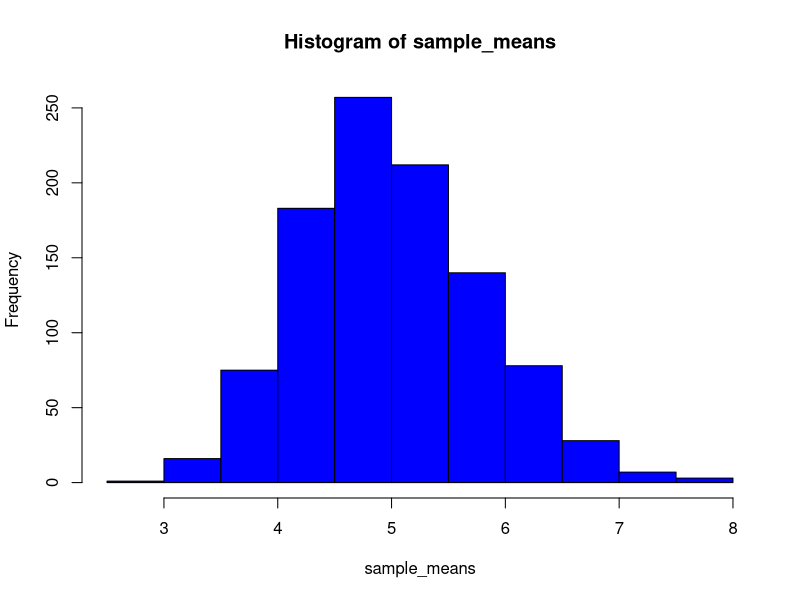
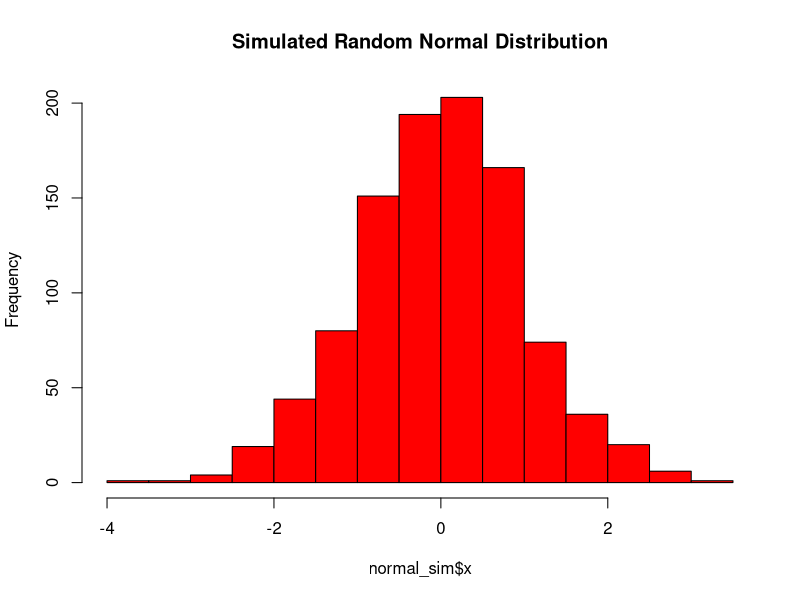
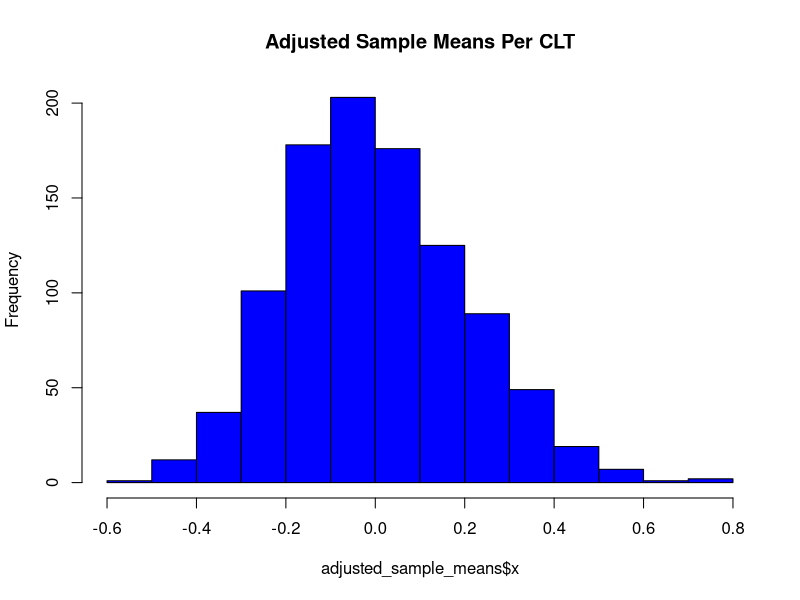

Recreate these plots in R, in order.
## ---- chunk 1
# Setup Code
library(ggplot2)

# Variables
sims <- 1000
lambda <- 0.2
n <- 40

set.seed(3737)


## ---- chunk 2
# Since a matrix fills in a cascade, this does the job of generating the 
# sims and the samples.
sim_matrix <- matrix(rexp(sims * n, rate=lambda), sims, n)

# Means of the random samples.
sample_means <- rowMeans(sim_matrix)
## ---- chunk 3
#sim_mean_df <- data.frame(sim_mean)
#g <- ggplot(sim_mean_df, aes(y = ..ndensity.., x=sim_mean)) + geom_histogram()
#print(g)

#TODO -- ggplot vs hist return different counts.  figure out why.

hist(sample_means, col="blue")
## ---- chunk 4
theoretical_mean <- 1/lambda
sample_mean <- mean(sample_means)
## ---- chunk 5
sample_var <- var(sample_means)
theoretical_var <- (1/lambda) ^ 2/n
## ---- chunk 6
normal_sim <- data.frame(x = rnorm(1000, 0, 1))
hist(normal_sim$x, col="red", main="Simulated Random Normal Distribution")
## ---- chunk 7
adjusted_sample_means <- 
    data.frame(x = (sample_means - (1/lambda))/theoretical_var/sqrt(40))
hist(adjusted_sample_means$x, col="blue", main="Adjusted Sample Means Per CLT")
